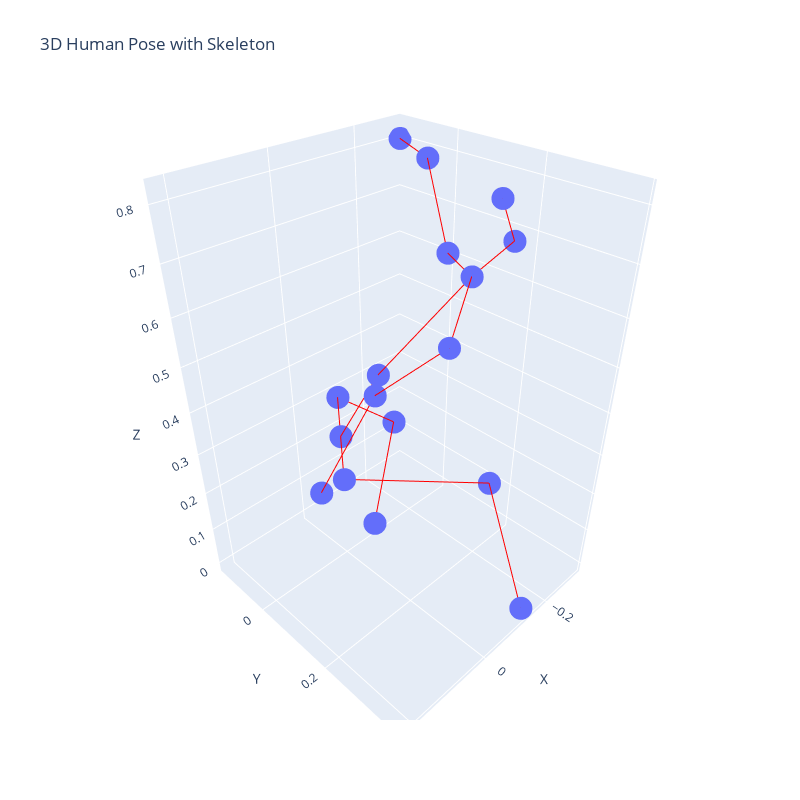

Notebook code cell kept with this figure:
### Code cell
import plotly.express as px
import plotly.graph_objects as go
import numpy as np

# Define connections
connections = [[0, 1], [1, 2], [2, 3], [0, 4], [4, 5],
               [5, 6], [0, 7], [7, 8], [8, 9], [9, 10],
               [8, 11], [11, 12], [12, 13], [8, 14], [14, 15], [15, 16]]

# Create scatter plot
fig = px.scatter_3d(
    x=frame_0[:, 0],
    y=frame_0[:, 1],
    z=frame_0[:, 2],
    title='3D Human Pose with Skeleton'
)

# Add lines for connections
for connection in connections:
    start = connection[0]
    end = connection[1]
    fig.add_trace(
        go.Scatter3d(
            x=[frame_0[start, 0], frame_0[end, 0]],
            y=[frame_0[start, 1], frame_0[end, 1]],
            z=[frame_0[start, 2], frame_0[end, 2]],
            mode='lines',
            line=dict(color='red', width=2),
            showlegend=False
        )
    )

# Update layout for better visualization
fig.update_layout(
    scene=dict(
        xaxis_title='X',
        yaxis_title='Y',
        zaxis_title='Z',
        aspectmode='data'
    ),
    width=800,
    height=800,
    showlegend=False
)

# Show the interactive plot
fig.show()
# After creating your plot (after fig.update_layout()), add:
fig.write_html("human_pose_3d.html")

### Figure 1 — Plotly figure (JSON) as saved in the notebook; plotly's stock layout.template omitted (floating-point values rounded to 4 significant figures)
{"data": [{"hovertemplate": "x=%{x}<br>y=%{y}<br>z=%{z}<extra></extra>", "legendgroup": "", "marker": {"color": "#636efa", "symbol": "circle"}, "mode": "markers", "name": "", "scene": "scene", "showlegend": false, "type": "scatter3d", "x": [0.0, 0.06411, -0.2277, -0.129, -0.06411, -0.263, -0.08133, -0.01532, -0.1015, -0.1793, -0.1457, -0.1646, -0.2693, -0.3044, 0.007084, 0.1, 0.2182], "y": [0.0, 0.08111, 0.2092, 0.3879, -0.0811, -0.116, 0.004995, 0.09721, 0.2304, 0.2516, 0.2461, 0.1219, -0.02827, -0.1364, 0.2825, 0.2126, 0.2103], "z": [0.3011, 0.2756, 0.1662, 0.0, 0.3265, 0.1414, 0.01004, 0.4845, 0.6933, 0.7371, 0.8149, 0.6814, 0.7922, 0.8, 0.6274, 0.55, 0.4192]}, {"line": {"color": "red", "width": 2}, "mode": "lines", "showlegend": false, "type": "scatter3d", "x": [0, 0.06411], "y": [0, 0.08111], "z": [0.3011, 0.2756]}, {"line": {"color": "red", "width": 2}, "mode": "lines", "showlegend": false, "type": "scatter3d", "x": [0.06411, -0.2277], "y": [0.08111, 0.2092], "z": [0.2756, 0.1662]}, {"line": {"color": "red", "width": 2}, "mode": "lines", "showlegend": false, "type": "scatter3d", "x": [-0.2277, -0.129], "y": [0.2092, 0.3879], "z": [0.1662, 0]}, {"line": {"color": "red", "width": 2}, "mode": "lines", "showlegend": false, "type": "scatter3d", "x": [0, -0.06411], "y": [0, -0.0811], "z": [0.3011, 0.3265]}, {"line": {"color": "red", "width": 2}, "mode": "lines", "showlegend": false, "type": "scatter3d", "x": [-0.06411, -0.263], "y": [-0.0811, -0.116], "z": [0.3265, 0.1414]}, {"line": {"color": "red", "width": 2}, "mode": "lines", "showlegend": false, "type": "scatter3d", "x": [-0.263, -0.08133], "y": [-0.116, 0.004995], "z": [0.1414, 0.01004]}, {"line": {"color": "red", "width": 2}, "mode": "lines", "showlegend": false, "type": "scatter3d", "x": [0, -0.01532], "y": [0, 0.09721], "z": [0.3011, 0.4845]}, {"line": {"color": "red", "width": 2}, "mode": "lines", "showlegend": false, "type": "scatter3d", "x": [-0.01532, -0.1015], "y": [0.09721, 0.2304], "z": [0.4845, 0.6933]}, {"line": {"color": "red", "width": 2}, "mode": "lines", "showlegend": false, "type": "scatter3d", "x": [-0.1015, -0.1793], "y": [0.2304, 0.2516], "z": [0.6933, 0.7371]}, {"line": {"color": "red", "width": 2}, "mode": "lines", "showlegend": false, "type": "scatter3d", "x": [-0.1793, -0.1457], "y": [0.2516, 0.2461], "z": [0.7371, 0.8149]}, {"line": {"color": "red", "width": 2}, "mode": "lines", "showlegend": false, "type": "scatter3d", "x": [-0.1015, -0.1646], "y": [0.2304, 0.1219], "z": [0.6933, 0.6814]}, {"line": {"color": "red", "width": 2}, "mode": "lines", "showlegend": false, "type": "scatter3d", "x": [-0.1646, -0.2693], "y": [0.1219, -0.02827], "z": [0.6814, 0.7922]}, {"line": {"color": "red", "width": 2}, "mode": "lines", "showlegend": false, "type": "scatter3d", "x": [-0.2693, -0.3044], "y": [-0.02827, -0.1364], "z": [0.7922, 0.8]}, {"line": {"color": "red", "width": 2}, "mode": "lines", "showlegend": false, "type": "scatter3d", "x": [-0.1015, 0.007084], "y": [0.2304, 0.2825], "z": [0.6933, 0.6274]}, {"line": {"color": "red", "width": 2}, "mode": "lines", "showlegend": false, "type": "scatter3d", "x": [0.007084, 0.1], "y": [0.2825, 0.2126], "z": [0.6274, 0.55]}, {"line": {"color": "red", "width": 2}, "mode": "lines", "showlegend": false, "type": "scatter3d", "x": [0.1, 0.2182], "y": [0.2126, 0.2103], "z": [0.55, 0.4192]}], "layout": {"height": 800, "legend": {"tracegroupgap": 0}, "scene": {"aspectmode": "data", "domain": {"x": [0, 1], "y": [0, 1]}, "xaxis": {"title": {"text": "X"}}, "yaxis": {"title": {"text": "Y"}}, "zaxis": {"title": {"text": "Z"}}}, "showlegend": false, "title": {"text": "3D Human Pose with Skeleton"}, "width": 800}}
